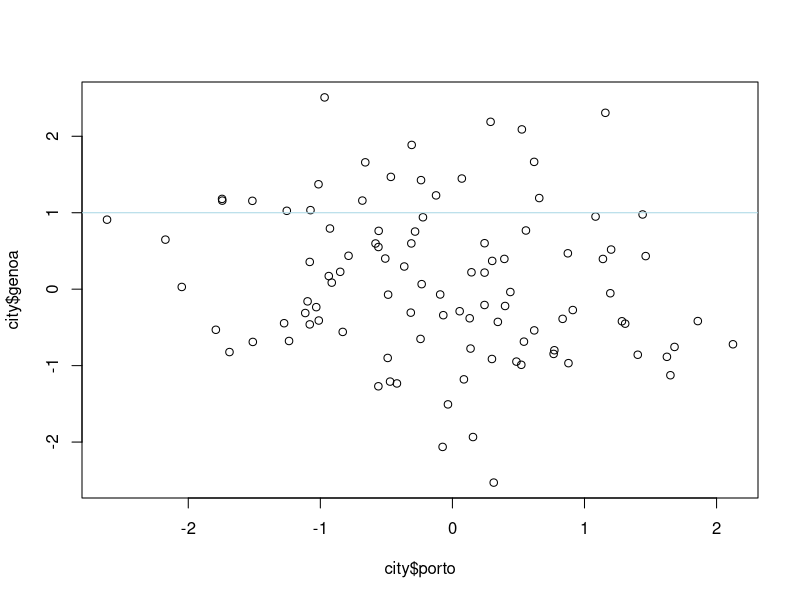

The R script that drew this image:


city <- data.frame(
  porto = rnorm(100),
  aberdeen = rnorm(100),
  nairobi = c(rep(NA, 10), rnorm(90)),
  genoa = rnorm(100)
)



multiply_columns <- function(x, y) {
  temp_var <- x * y
  if (any(is.na(temp_var))) {
    warning("The function has produced NAs")
    return(temp_var)
  } else {
    return(temp_var)
  }
}

porto_aberdeen_func <- multiply_columns(x = city$porto, y = city$aberdeen)
porto_aberdeen_func


plot(city$porto, city$genoa)
abline(1,0, col = "lightblue")



